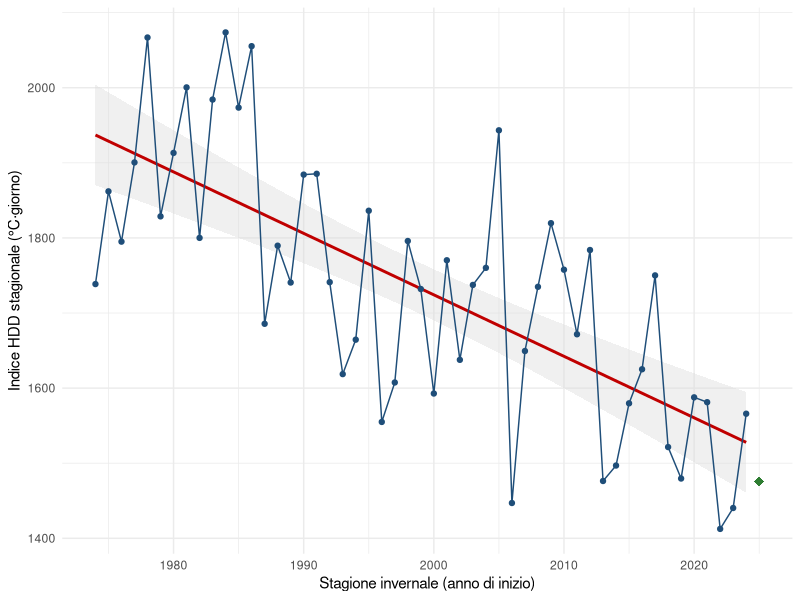

The R script that drew this image:
# 02 - Costruzione dell'indice HDD stagionale e analisi del trend
#
# Input:  risultati/temperatura_giornaliera.csv (prodotto dallo script 01)
# Output: risultati/indice_hdd.csv          (tutte le 52 stagioni)
#         risultati/indice_hdd_stima.csv    (51 stagioni, con serie senza trend)
#         risultati/livello_trend.csv       (livello previsto per il 2025/26 e suo errore)
#         risultati/02_indice_trend.txt
#         grafici/figura9_indice_hdd.png

# directory di lavoro: la cartella principale del repository 
library(ggplot2)

dati <- read.csv("risultati/temperatura_giornaliera.csv")
dati$date <- as.Date(dati$date)
anno <- as.numeric(format(dati$date, "%Y"))
mese <- as.numeric(format(dati$date, "%m"))

# gradi giorno di riscaldamento: di quanto la temperatura resta sotto i 18 gradi
dati$HDD <- pmax(18 - dati$DAT, 0)

# stagione invernale: novembre e dicembre appartengono alla stagione che inizia
# in quell'anno, gennaio-marzo alla stagione iniziata l'anno precedente
dati$stagione <- NA
dati$stagione[mese >= 11] <- anno[mese >= 11]
dati$stagione[mese <= 3] <- anno[mese <= 3] - 1
inverno <- subset(dati, !is.na(stagione))

# indice stagionale: somma degli HDD dal 1 novembre al 31 marzo
indice <- aggregate(HDD ~ stagione, data = inverno, FUN = sum)
conta_giorni <- aggregate(HDD ~ stagione, data = inverno, FUN = length)
indice$giorni <- conta_giorni$HDD

# tengo solo le stagioni complete (151 giorni, 152 negli anni bisestili):
# restano escluse la stagione 1973/74 (mancano novembre e dicembre 1973)
indice <- subset(indice, giorni >= 151)
write.csv(indice, "risultati/indice_hdd.csv", row.names = FALSE)

# 51 stagioni per la stima, la stagione 2025/26 per la verifica
stima <- subset(indice, stagione <= 2024)
verifica <- subset(indice, stagione == 2025)

# trend lineare dell'indice: t = 1 per la stagione 1974/75
stima$t <- stima$stagione - 1973
trend <- lm(HDD ~ t, data = stima)

# controllo: aggiungo un termine quadratico per vedere se il trend accelera
trend_quadratico <- lm(HDD ~ t + I(t^2), data = stima)

# controllo: autocorrelazione dei residui (le stagioni dovrebbero essere indipendenti)
autocorrelazione_residui <- acf(residuals(trend), lag.max = 1, plot = FALSE)$acf[2]

# livello previsto dalla retta per la stagione da valutare (2025/26, t = 52)
# e suo errore standard: misura quanto e incerta la posizione della retta
previsione <- predict(trend, newdata = data.frame(t = 52), se.fit = TRUE)
livello_2025 <- as.numeric(previsione$fit)
errore_livello <- as.numeric(previsione$se.fit)
write.csv(data.frame(livello = livello_2025, errore_standard = errore_livello),
          "risultati/livello_trend.csv", row.names = FALSE)

# rimozione del trend: ogni stagione conserva il suo scostamento dalla retta
# e viene riportata al livello previsto per il 2025/26
stima$HDD_detrend <- stima$HDD - fitted(trend) + livello_2025
write.csv(stima, "risultati/indice_hdd_stima.csv", row.names = FALSE)

descrivi <- function(x) {
  c(media = mean(x), dev_standard = sd(x), minimo = min(x), massimo = max(x),
    coeff_variazione = 100 * sd(x) / mean(x))
}

capture.output(
  cat("Stagioni complete:", nrow(indice), "| giorni per stagione:", unique(indice$giorni), "\n"),
  cat("Indice realizzato nella stagione 2025/26:", verifica$HDD, "\n\n"),
  cat("Indice osservato (51 stagioni):\n"), print(descrivi(stima$HDD)),
  cat("Stagione piu fredda:", stima$stagione[which.max(stima$HDD)],
      "| stagione piu mite:", stima$stagione[which.min(stima$HDD)], "\n"),
  cat("\nMedia prime 26 stagioni (1974/75-1999/00):", mean(stima$HDD[stima$stagione <= 1999]), "\n"),
  cat("Media ultime 25 stagioni (2000/01-2024/25):", mean(stima$HDD[stima$stagione >= 2000]), "\n"),
  cat("Media ultime 30 / 20 / 10 stagioni:", mean(tail(stima$HDD, 30)),
      mean(tail(stima$HDD, 20)), mean(tail(stima$HDD, 10)), "\n\n"),
  summary(trend),
  summary(trend_quadratico),
  cat("Autocorrelazione dei residui del trend (primo ritardo):", autocorrelazione_residui, "\n"),
  cat("Soglia approssimata al 95% (2/radice di 51):", 2 / sqrt(51), "\n\n"),
  cat("Livello previsto per il 2025/26:", livello_2025, "| errore standard:", errore_livello,
      "| intervallo al 95%:", livello_2025 - 1.96 * errore_livello, livello_2025 + 1.96 * errore_livello, "\n\n"),
  cat("Indice senza trend:\n"), print(descrivi(stima$HDD_detrend)),
  file = "risultati/02_indice_trend.txt"
)

# Figura 9: indice per stagione (blu), retta di tendenza (rosso),
# stagione di verifica 2025/26 (rombo verde)
grafico <- ggplot(stima, aes(x = stagione, y = HDD)) +
  geom_smooth(method = "lm", formula = y ~ x, colour = "#c00000", fill = "grey85") +
  geom_line(colour = "#1f4e79") +
  geom_point(colour = "#1f4e79", size = 1.5) +
  geom_point(data = verifica, aes(x = stagione, y = HDD), colour = "#2e7d32", size = 3, shape = 18) +
  labs(x = "Stagione invernale (anno di inizio)", y = "Indice HDD stagionale (°C·giorno)") +
  theme_minimal()

ggsave("grafici/figura9_indice_hdd.png", grafico, width = 18, height = 9, units = "cm", dpi = 300)
